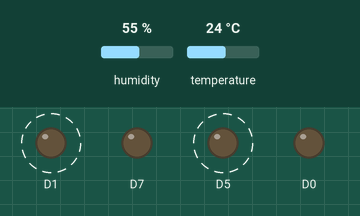
Recording of a sketch running on a simulated ESP8266 (NodeMCU). Shown: output pins drawn as LEDs (lit = HIGH). Dashed ring = blinking. The inputs (shaded band) are chosen by the test bench; at power-on: humidity 55 %, temperature 24 °C. WiFi joins after 1.5 s; servers stay silent unless stated; what the sketch prints to the serial monitor is not drawn.

Above: at 8.6 s.
8.7 s: humidity set to 51 %
15.6 s: humidity set to 48 %
At 16.12 s:
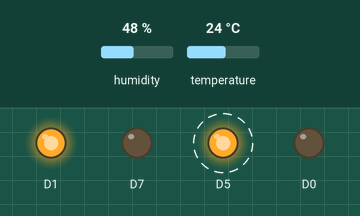
24.0 s: temperature set to 28 °C
At 24.36 s:
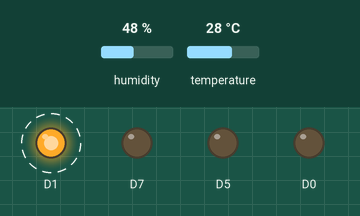
At 32.11 s:
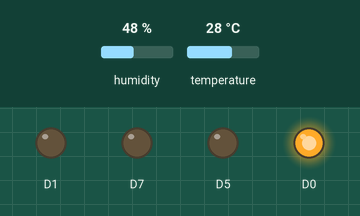
32.4 s: humidity set to 42 %
40.8 s: humidity set to 39 %
45.1 s: temperature set to 26 °C
At 49.4 s:
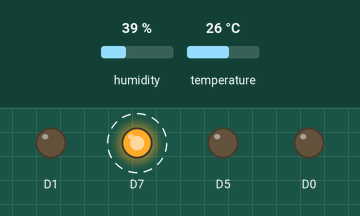
Timing chart, 0 to 53.2 s (numbered marks = the images above; inputs shaded):
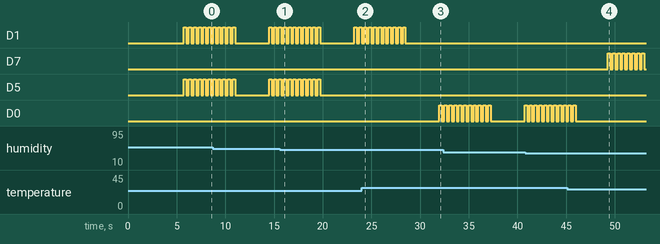

The sketch:

Proje1.ino
```cpp
// D2 pinine bağlı olan LED'i 1sn aralıklarla yakıp söndürme
//-------------------------------------------------
#include <ESP8266WiFi.h>
#include <dht11.h> // dht11 kütüphanesini ekliyoruz.
#define DHT11PIN 4 // DHT11PIN olarak Dijital 2"yi belirliyoruz.

const char *ssid = "Sugar";          // bağlanılacak olan kablosuz ağın SSID si
const char *password = "Emin249.";           // bağlanılacak olan kablosuz ağın şifresi

const char *sunucu_IP = "maker.ifttt.com";           // bağlanılacak olan web sayfasının adresi
String yol = "/trigger/DeneyDolabi/with/key/f6wYsaHkXUt7npgK434QwPnJg-TXud8GsRpM4wwoWuj";            // bağlanılacak olan web sayfasının adresi

dht11 DHT11;
int sicaklik, nem;

void setup() {
  pinMode(D0, OUTPUT);
  pinMode(D1, OUTPUT);

  pinMode(D5, OUTPUT);
  pinMode(D7, OUTPUT);

  Serial.begin(9600);
  delay(1000);

  WiFi.mode(WIFI_STA);                        //ESP8266 istasyon moduna alınıyor.
  WiFi.begin(ssid, password);                 //SSID ve şifre girilierek wifi başlatılıyor.
  Serial.print("Bağlantı kuruluyor");
  while (WiFi.status() != WL_CONNECTED)
  { // Wifi bağlantısı sağlanana kadar bekleniyor.
    delay(500);                               // Bu arada her 500 ms de bir seri ekrana yan yana noktalar yazdırılarak
    Serial.print(".");                        //görsellik sağlanıyor.
  }
  Serial.println("");                         //Bir alt satıra geçiliyor.
  Serial.println("Bağlantı sağlandı...");      //seri ekrana bağlantının kurulduğu bilgisi gönderiliyor.
}
//-------------------------------------------------
void loop() {
  WiFiClient istemci; // istemci nesnesi oluşturuldu

  DHT11.read(DHT11PIN);
  sicaklik = DHT11.temperature;
  Serial.println("Sıcaklık: " + String(sicaklik));

  DHT11.read(DHT11PIN);
  nem = DHT11.humidity;
  Serial.println("Nem: " + String(nem));
  delay(3000);
  if (sicaklik >= 28 ||sicaklik <= 25|| nem>=50||nem<=30)
  {
    if (!istemci.connect(sunucu_IP, 80))           // web bağlantısı yap, bağlanamadı mı?
    {
      Serial.println("Baglanti kurulamadi!!!");    // bağlanamadı, hata ver
      return;
    }
     istemci.print(String("GET ") + yol + " HTTP/1.1\r\n" + "Host: " + sunucu_IP + "\r\n" + "Connection: close\r\n\r\n");
    Serial.println("Mail Gönderildi");
  }
   for(int i =0;i<=10; i++)
    {
      if(sicaklik >= 28)
        digitalWrite(D0,HIGH);    // LED'i yaktir
      if(sicaklik <= 25)
        digitalWrite(D1,HIGH);    // LED'i yaktir
      if (nem>=50)
         digitalWrite(D5,HIGH);    // LED'i yaktir
      if (nem<=40)
         digitalWrite(D7,HIGH);    // LED'i yaktir

        delay(250);
        digitalWrite(D0,LOW);     // LED'i sondur
        digitalWrite(D1,LOW);
        digitalWrite(D5,LOW);
        digitalWrite(D7,LOW);
        delay(250);
     }
}
```

Measured:
- the behaviour switches between 50 and 49 % on humidity (found by bisection; images 0 and 1)
- the behaviour switches between 28 and 27 °C on temperature (found by bisection; images 3 and 4)
- after the input at 15.6 s, D5: goes on until 19.7 s, then stays LOW
- after the input at 24.0 s, D1: goes on until 28.5 s, then stays LOW; D0: LOW → HIGH after 8.0 s, → LOW 0.25 s later
- after the input at 45.1 s, D0: goes on until 46.0 s, then stays LOW
